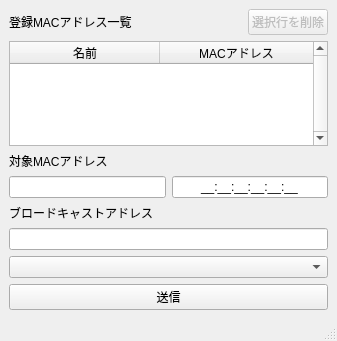
<?xml version="1.0" encoding="UTF-8"?>
<ui version="4.0">
 <class>MainWindow</class>
 <widget class="QMainWindow" name="MainWindow">
  <property name="geometry">
   <rect>
    <x>0</x>
    <y>0</y>
    <width>337</width>
    <height>341</height>
   </rect>
  </property>
  <property name="windowTitle">
   <string>WOLSwitch</string>
  </property>
  <widget class="QWidget" name="centralWidget">
   <layout class="QGridLayout" name="gridLayout">
    <item row="0" column="0">
     <widget class="QLabel" name="hostTableLabel">
      <property name="text">
       <string>登録MACアドレス一覧</string>
      </property>
     </widget>
    </item>
    <item row="0" column="1" alignment="Qt::AlignRight">
     <widget class="QPushButton" name="deleteButton">
      <property name="enabled">
       <bool>false</bool>
      </property>
      <property name="text">
       <string>選択行を削除</string>
      </property>
     </widget>
    </item>
    <item row="1" column="0" colspan="2">
     <widget class="QTableWidget" name="hostTable">
      <property name="verticalScrollBarPolicy">
       <enum>Qt::ScrollBarAlwaysOn</enum>
      </property>
      <property name="horizontalScrollBarPolicy">
       <enum>Qt::ScrollBarAlwaysOff</enum>
      </property>
      <property name="editTriggers">
       <set>QAbstractItemView::DoubleClicked|QAbstractItemView::EditKeyPressed</set>
      </property>
      <property name="selectionMode">
       <enum>QAbstractItemView::SingleSelection</enum>
      </property>
      <property name="selectionBehavior">
       <enum>QAbstractItemView::SelectRows</enum>
      </property>
      <property name="wordWrap">
       <bool>false</bool>
      </property>
      <attribute name="horizontalHeaderDefaultSectionSize">
       <number>150</number>
      </attribute>
      <attribute name="horizontalHeaderHighlightSections">
       <bool>false</bool>
      </attribute>
      <attribute name="horizontalHeaderStretchLastSection">
       <bool>true</bool>
      </attribute>
      <attribute name="verticalHeaderVisible">
       <bool>false</bool>
      </attribute>
      <column>
       <property name="text">
        <string>名前</string>
       </property>
      </column>
      <column>
       <property name="text">
        <string>MACアドレス</string>
       </property>
      </column>
     </widget>
    </item>
    <item row="2" column="0" colspan="2">
     <widget class="QLabel" name="targetLabel">
      <property name="text">
       <string>対象MACアドレス</string>
      </property>
     </widget>
    </item>
    <item row="3" column="0">
     <widget class="QLineEdit" name="nameEdit"/>
    </item>
    <item row="3" column="1">
     <widget class="QLineEdit" name="macEdit">
      <property name="inputMask">
       <string>HH:HH:HH:HH:HH:HH;_</string>
      </property>
      <property name="alignment">
       <set>Qt::AlignCenter</set>
      </property>
     </widget>
    </item>
    <item row="4" column="0" colspan="2">
     <widget class="QLabel" name="broadcastLabel">
      <property name="text">
       <string>ブロードキャストアドレス</string>
      </property>
     </widget>
    </item>
    <item row="5" column="0" colspan="2">
     <widget class="QLineEdit" name="broadcastEdit">
      <property name="alignment">
       <set>Qt::AlignCenter</set>
      </property>
     </widget>
    </item>
    <item row="6" column="0" colspan="2">
     <widget class="QComboBox" name="interfaceCombo"/>
    </item>
    <item row="7" column="0" colspan="2">
     <widget class="QPushButton" name="sendButton">
      <property name="text">
       <string>送信</string>
      </property>
     </widget>
    </item>
   </layout>
  </widget>
  <widget class="QStatusBar" name="statusBar"/>
 </widget>
 <resources/>
 <connections/>
</ui>
